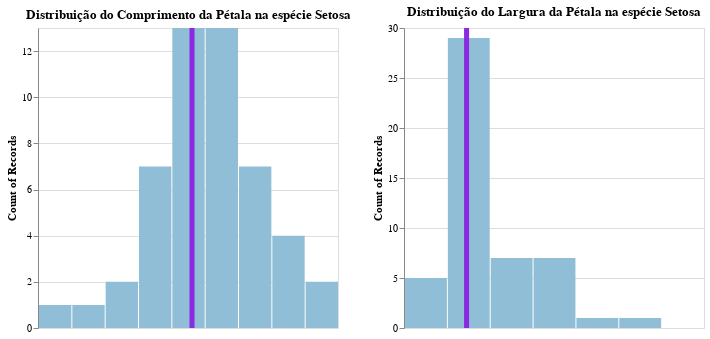

The notebook cell saved with this chart:
### Markdown cell above
Criamos então um histograma, usando o método `mark_bar()` e alteramos a cor do plot com a propriedade `color`, alteramos a cor para corresponder mais ao contexto de flores de iris (passo opicional). Para visualizar se os valores se concentram em torno da média, sobrepomos uma linha demarcando esse valor, usando o método `mark_rule()` e definindo o canal `x='mean(Comprimento da Pétala):Q'`.

### Code cell
comp_hist = alt.Chart(setosa_petalas).mark_bar(color='#8fbed6').encode(
    alt.X('Comprimento da Pétala:Q').bin().axis(None),
    y='count()'
) # Cria as caixas do histograma para o Comprimento da Pétala

comp_hist_rule = alt.Chart(setosa_petalas).mark_rule(color='#8A2BE2').encode(
    x='mean(Comprimento da Pétala):Q',
    size=alt.value(5)
) # Cria a régua que demarca a média

comp = (comp_hist + comp_hist_rule).properties(
    title = 'Distribuição do Comprimento da Pétala na espécie Setosa' # Adiciona um título ao gráfico
) # Une os dois elementos em um único gráfico

larg_hist = alt.Chart(setosa_petalas).mark_bar(color='#8fbed6').encode(
    alt.X('Largura da Pétala:Q').bin().axis(None),
    y='count()'
) # Cria as caixas do histograma para a Largura da Pétala

larg_hist_rule = alt.Chart(setosa_petalas).mark_rule(color='#8A2BE2').encode(
    x='mean(Largura da Pétala):Q',
    size=alt.value(5)
) # Cria a régua que demarca a média

larg = (larg_hist + larg_hist_rule).properties(
    title = 'Distribuição do Largura da Pétala na espécie Setosa' # Adiciona um título ao gráfico
) # Une os dois elementos em um único gráfico

# Concatena horizontalmente os dois gráficos criados para exibição
comp | larg

### Figure 1 — Vega-Lite specification as saved in the notebook (floating-point values rounded to 4 significant figures)
{"config": {"view": {"continuousWidth": 300, "continuousHeight": 300}}, "hconcat": [{"layer": [{"mark": {"type": "bar", "color": "#8fbed6"}, "encoding": {"x": {"axis": null, "bin": {}, "field": "Comprimento da Pétala", "type": "quantitative"}, "y": {"aggregate": "count", "type": "quantitative"}}}, {"mark": {"type": "rule", "color": "#8A2BE2"}, "encoding": {"size": {"value": 5}, "x": {"aggregate": "mean", "field": "Comprimento da Pétala", "type": "quantitative"}}}], "title": "Distribuição do Comprimento da Pétala na espécie Setosa"}, {"layer": [{"mark": {"type": "bar", "color": "#8fbed6"}, "encoding": {"x": {"axis": null, "bin": {}, "field": "Largura da Pétala", "type": "quantitative"}, "y": {"aggregate": "count", "type": "quantitative"}}}, {"mark": {"type": "rule", "color": "#8A2BE2"}, "encoding": {"size": {"value": 5}, "x": {"aggregate": "mean", "field": "Largura da Pétala", "type": "quantitative"}}}], "title": "Distribuição do Largura da Pétala na espécie Setosa"}], "data": {"name": "data-3ad182b4f58af1c0395e5ecac30c1644"}, "$schema": "https://vega.github.io/schema/vega-lite/v5.8.0.json", "datasets": {"data-3ad182b4f58af1c0395e5ecac30c1644": [{"Comprimento da Pétala": 1.4, "Largura da Pétala": 0.2, "Espécie": "setosa"}, {"Comprimento da Pétala": 1.4, "Largura da Pétala": 0.2, "Espécie": "setosa"}, {"Comprimento da Pétala": 1.3, "Largura da Pétala": 0.2, "Espécie": "setosa"}, {"Comprimento da Pétala": 1.5, "Largura da Pétala": 0.2, "Espécie": "setosa"}, {"Comprimento da Pétala": 1.4, "Largura da Pétala": 0.2, "Espécie": "setosa"}, {"Comprimento da Pétala": 1.7, "Largura da Pétala": 0.4, "Espécie": "setosa"}, {"Comprimento da Pétala": 1.4, "Largura da Pétala": 0.3, "Espécie": "setosa"}, {"Comprimento da Pétala": 1.5, "Largura da Pétala": 0.2, "Espécie": "setosa"}, {"Comprimento da Pétala": 1.4, "Largura da Pétala": 0.2, "Espécie": "setosa"}, {"Comprimento da Pétala": 1.5, "Largura da Pétala": 0.1, "Espécie": "setosa"}, {"Comprimento da Pétala": 1.5, "Largura da Pétala": 0.2, "Espécie": "setosa"}, {"Comprimento da Pétala": 1.6, "Largura da Pétala": 0.2, "Espécie": "setosa"}, {"Comprimento da Pétala": 1.4, "Largura da Pétala": 0.1, "Espécie": "setosa"}, {"Comprimento da Pétala": 1.1, "Largura da Pétala": 0.1, "Espécie": "setosa"}, {"Comprimento da Pétala": 1.2, "Largura da Pétala": 0.2, "Espécie": "setosa"}, {"Comprimento da Pétala": 1.5, "Largura da Pétala": 0.4, "Espécie": "setosa"}, {"Comprimento da Pétala": 1.3, "Largura da Pétala": 0.4, "Espécie": "setosa"}, {"Comprimento da Pétala": 1.4, "Largura da Pétala": 0.3, "Espécie": "setosa"}, {"Comprimento da Pétala": 1.7, "Largura da Pétala": 0.3, "Espécie": "setosa"}, {"Comprimento da Pétala": 1.5, "Largura da Pétala": 0.3, "Espécie": "setosa"}, {"Comprimento da Pétala": 1.7, "Largura da Pétala": 0.2, "Espécie": "setosa"}, {"Comprimento da Pétala": 1.5, "Largura da Pétala": 0.4, "Espécie": "setosa"}, {"Comprimento da Pétala": 1.0, "Largura da Pétala": 0.2, "Espécie": "setosa"}, {"Comprimento da Pétala": 1.7, "Largura da Pétala": 0.5, "Espécie": "setosa"}, {"Comprimento da Pétala": 1.9, "Largura da Pétala": 0.2, "Espécie": "setosa"}, {"Comprimento da Pétala": 1.6, "Largura da Pétala": 0.2, "Espécie": "setosa"}, {"Comprimento da Pétala": 1.6, "Largura da Pétala": 0.4, "Espécie": "setosa"}, {"Comprimento da Pétala": 1.5, "Largura da Pétala": 0.2, "Espécie": "setosa"}, {"Comprimento da Pétala": 1.4, "Largura da Pétala": 0.2, "Espécie": "setosa"}, {"Comprimento da Pétala": 1.6, "Largura da Pétala": 0.2, "Espécie": "setosa"}, {"Comprimento da Pétala": 1.6, "Largura da Pétala": 0.2, "Espécie": "setosa"}, {"Comprimento da Pétala": 1.5, "Largura da Pétala": 0.4, "Espécie": "setosa"}, {"Comprimento da Pétala": 1.5, "Largura da Pétala": 0.1, "Espécie": "setosa"}, {"Comprimento da Pétala": 1.4, "Largura da Pétala": 0.2, "Espécie": "setosa"}, {"Comprimento da Pétala": 1.5, "Largura da Pétala": 0.2, "Espécie": "setosa"}, {"Comprimento da Pétala": 1.2, "Largura da Pétala": 0.2, "Espécie": "setosa"}, {"Comprimento da Pétala": 1.3, "Largura da Pétala": 0.2, "Espécie": "setosa"}, {"Comprimento da Pétala": 1.4, "Largura da Pétala": 0.1, "Espécie": "setosa"}, {"Comprimento da Pétala": 1.3, "Largura da Pétala": 0.2, "Espécie": "setosa"}, {"Comprimento da Pétala": 1.5, "Largura da Pétala": 0.2, "Espécie": "setosa"}, {"Comprimento da Pétala": 1.3, "Largura da Pétala": 0.3, "Espécie": "setosa"}, {"Comprimento da Pétala": 1.3, "Largura da Pétala": 0.3, "Espécie": "setosa"}, {"Comprimento da Pétala": 1.3, "Largura da Pétala": 0.2, "Espécie": "setosa"}, {"Comprimento da Pétala": 1.6, "Largura da Pétala": 0.6, "Espécie": "setosa"}, {"Comprimento da Pétala": 1.9, "Largura da Pétala": 0.4, "Espécie": "setosa"}, {"Comprimento da Pétala": 1.4, "Largura da Pétala": 0.3, "Espécie": "setosa"}, {"Comprimento da Pétala": 1.6, "Largura da Pétala": 0.2, "Espécie": "setosa"}, {"Comprimento da Pétala": 1.4, "Largura da Pétala": 0.2, "Espécie": "setosa"}, {"Comprimento da Pétala": 1.5, "Largura da Pétala": 0.2, "Espécie": "setosa"}, {"Comprimento da Pétala": 1.4, "Largura da Pétala": 0.2, "Espécie": "setosa"}]}}
